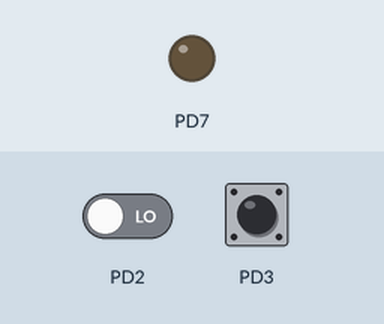
Recording of a program running on a simulated ATmega328P, built with avr-gcc and emulated at 16 MHz. Parts: output pins drawn as LEDs (lit = HIGH). Dashed ring = blinking. Inputs (shaded band) come from the test bench; at power-on: PD2 LOW, PD3 LOW.

Above: at 1.2 s.
1.3 s: PD2 driven HIGH
At 1.8 s:
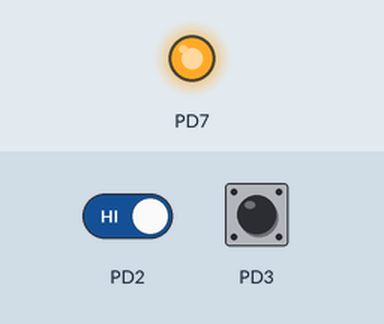
2.8 s: PD3 pulsed HIGH 2 times (0.12 s each, 0.3 s apart)
At 3.05 s:
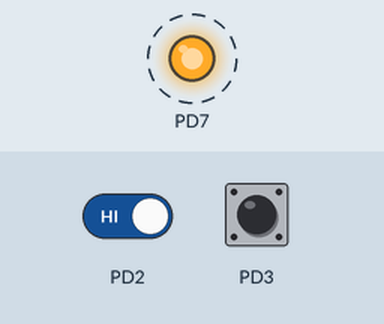
Timing chart, 0 to 5.8 s (numbered marks = the images above; inputs shaded):
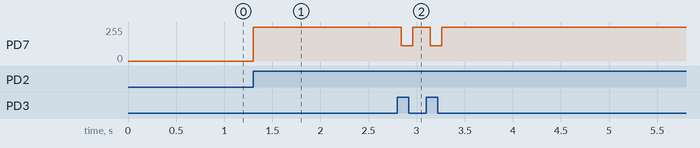

Measured:
- after the input at 1.3 s, PD7: 0/255 → 255/255 at once
- after the input at 2.8 s, PD7: alternates 255/255 for 0.18 s and 113/255 for 0.12 s, 4 changes in all, then stays 255/255, starting at once

The program:

main.c
```c
/* Der ATmega328P läuft mit einer Frequenz von 16 MHz */
#define F_CPU 16000000L

/* Einbinden der benötigten Bibliotheken */
#include <avr/io.h>
#include <util/delay.h>

int main() {

	/*
	Alle Bits des DataDirectionRegister von Port D
	(DDRD) werden auf LOW gesetzt, sind somit als
	Eingang konfiguriert.
	In Binärschreibweise ist DDRD jetzt: 00000000
	*/
	DDRD = 0x00;

	/*
	Das Bit an 8. Stelle (D7) wird auf Eins
	gesetzt -> Ausgang
	In Binärschreibweise ist DDRD jetzt: 10000000
	*/
	DDRD |= (1 << DDD7);

	/*
	Das Bit an 8. Stelle (D7) von PortD wird jetzt
	auf HIGH gesetzt. Die anderen Bits von Port D
	bleiben unverändert.
	In Binärschreibweise ist PortD jetzt: 1xxxxxxx
	*/
	PORTD &= ~(1 << PORTD7);

	/*
	Das Bit an der 3. Stelle von Port D (PORTD2) wird
	auf LOW gesetzt. Wenn diese Bit als Eingang definiert
	ist, wird dadurch der Pull-Up Widerstand deaktiviert.
	In Binärschreibweise ist PortD jetzt: xxxxx0xx
	*/
	PORTD &= ~(1 << PORTD2);

	/*
	Das Bit an der 4. Stelle von Port D (PORTD3) wird
	auf LOW gesetzt. Wenn diese Bit als Eingang definiert
	ist, wird dadurch der Pull-Up Widerstand deaktiviert.
	In Binärschreibweise ist PortD jetzt: xxxx0xxx
	*/
	PORTD &= ~(1 << PORTD3);


	while(1) {
		// Prüfen, ob der Endlagensensor am Bandanfang aktiv ist
		if(PIND & (1<<PIND2) /* TODO: Prüfen ob PIND2 von PIND HIGH ist */ ) {
			// Der Sensor ist aktiv, daher das Förderband vorwärts drehen
			PORTD |= (1 << PORTD7);
		}

		// Prüfen, ob der Endlagensensor am Bandende aktiv ist
		if( PIND & (1<<PIND3)/* TODO: Prüfen ob PIND3 von PIND HIGH ist */ ) {
			// Der Sensor ist aktiv, daher das Förderband anhalten
			PORTD &= ~(1 << PORTD7);
		}
	}
}
```
